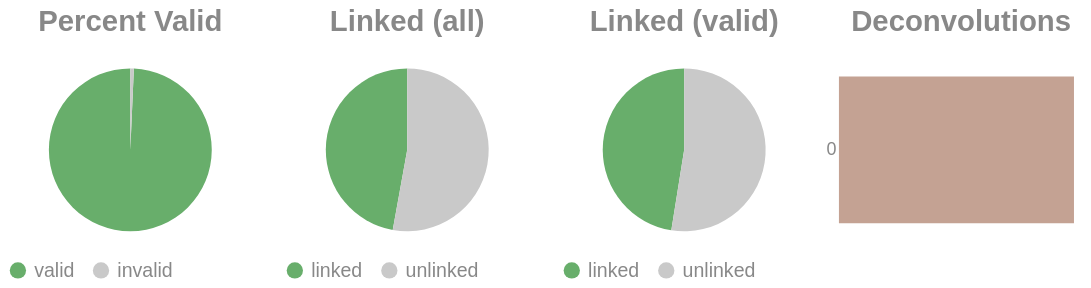

The notebook cell this image was saved under:
### Code cell
if SKIPLR:
    pass
else:
    clash = Counter()
    for i in valids['molecule'].to_list():
        _mol = i.split("-")
        if len(_mol) == 1:
            clash.update('0')
        else:
            clash.update(_mol[-1])

    _d = {"deconvolutions": [], 'count': []}
    for k,v in clash.items():
        _d['deconvolutions'].append(k)
        _d['count'].append(v)

    tot_valid = valids['reads'].sum()
    mask = valids['reads'] >= 2
    n_linked_reads = valids.filter(mask)['reads'].sum()
    if n_linked_reads == 0:
        print_html("No linked molecules (>=2 reads) were detected; skipping linked-only distributions.")
        SKIPLR = True
    else:
        perc_valid = round(tot_valid / n_reads, 4)
        linked_perc_abs = round(n_linked_reads / n_reads, 4)
        linked_perc = round(n_linked_reads / tot_valid, 4)

    _valid = pl.DataFrame({"valids": ['valid', 'invalid'], "count": [tot_valid, n_reads - tot_valid]})
    _linked_abs = pl.DataFrame({"linked (absolute)": ['linked', 'unlinked'], "count": [n_linked_reads, n_reads - n_linked_reads]})
    _linked_rel = pl.DataFrame({"linked (valids)": ['linked', 'unlinked'], "count": [n_linked_reads, tot_valid - n_linked_reads]})

    (
        alt.hconcat(
            piechart(_valid, goodval = 'valid', title = "Percent Valid"),
            piechart(_linked_abs, goodval = "linked", title =  "Linked (all)"),
            piechart(_linked_rel, goodval = "linked", title =  "Linked (valid)"),
            convolutionbar(pl.DataFrame(_d), title = "Deconvolutions"),
            center = True,
            bounds = 'flush'
        )
        .resolve_scale(color='independent')
        .resolve_legend('independent')
        .properties(usermeta={'embedOptions': {"actions": False}})
    ).display()

### Figure 1 — Vega-Lite specification as saved in the notebook (floating-point values rounded to 4 significant figures)
{"width": "container", "height": 400, "config": {"title": {"anchor": "start", "dy": -15, "fontSize": 18, "color": "#888888", "subtitleColor": "#888888", "subtitleFontSize": 14}, "arc": {"fill": "#0072B2"}, "axis": {"domainColor": "#888888", "domainWidth": 0.5, "gridWidth": 0.2, "grid": false, "titleFontWeight": 400, "titleFontSize": 15, "labelFontSize": 11, "labelColor": "#888888", "tickColor": "#888888", "tickWidth": 0.2, "titleColor": "#888888"}, "axisBand": {"grid": false}, "axisX": {"grid": true, "tickSize": 10, "domainCap": "round"}, "axisY": {"domain": false, "grid": true, "tickSize": 0, "domainCap": "round"}, "background": "transparent", "header": {"labelFontSize": 15, "labelColor": "#888888", "titleFontSize": 15, "titleFontWeight": 600, "titleColor": "#888888"}, "legend": {"labelFont": "sans-serif", "labelFontSize": 12, "labelColor": "#888888", "symbolSize": 100, "symbolType": "circle", "titleFontSize": 12, "titlePadding": 10, "titleColor": "#888888", "title": null}, "range": {"category": ["#E69F00", "#56B4E9", "#009E73", "#F0E442", "#0072B2", "#D55E00", "#CC79A7", "#000000"], "diverging": ["#cfe8f3", "#a2d4ec", "#73bfe2", "#46abdb", "#1696d2", "#12719e"]}, "area": {"fill": "#0072B2", "fillOpacity": 0.7, "line": true, "strokeOpacity": 0.7}, "line": {"color": "#0072B2", "stroke": "#0072B2", "strokeWidth": 2}, "trail": {"color": "#0072B2", "stroke": "#0072B2", "strokeWidth": 0, "size": 1}, "point": {"filled": true, "fillOpacity": 1.0, "size": 95}, "text": {"color": "#888888", "fontSize": 11, "align": "right", "fontWeight": 400, "size": 11}, "bar": {"fill": "#0072B2", "stroke": null}, "view": {"stroke": null, "continuousWidth": 660, "continuousHeight": 400}}, "hconcat": [{"data": {"name": "data-6444775628006bfcc2b0f1307f0a1109"}, "mark": {"type": "arc"}, "encoding": {"color": {"field": "valids", "legend": {"orient": "bottom", "title": null}, "scale": {"domain": ["valid", "invalid"], "range": ["#68ae6b", "#C9C9C9"]}, "title": "Valids", "type": "nominal"}, "theta": {"field": "count", "type": "quantitative"}, "tooltip": [{"field": "valids", "title": "Valids", "type": "ordinal"}, {"field": "percent", "format": ".2%", "title": "Percent", "type": "quantitative"}, {"field": "count", "title": "Count", "type": "quantitative"}]}, "height": 100, "title": {"text": "Percent Valid", "align": "center", "anchor": "middle"}, "transform": [{"calculate": "datum.count / 8923029", "as": "percent"}], "width": 150}, {"data": {"name": "data-6a6ec5e1f5afdecc3ed316de817df116"}, "mark": {"type": "arc"}, "encoding": {"color": {"field": "linked (absolute)", "legend": {"orient": "bottom", "title": null}, "scale": {"domain": ["linked", "unlinked"], "range": ["#68ae6b", "#C9C9C9"]}, "title": "Linked (Absolute)", "type": "nominal"}, "theta": {"field": "count", "type": "quantitative"}, "tooltip": [{"field": "linked (absolute)", "title": "Linked (Absolute)", "type": "ordinal"}, {"field": "percent", "format": ".2%", "title": "Percent", "type": "quantitative"}, {"field": "count", "title": "Count", "type": "quantitative"}]}, "height": 100, "title": {"text": "Linked (all)", "align": "center", "anchor": "middle"}, "transform": [{"calculate": "datum.count / 8923029", "as": "percent"}], "width": 150}, {"data": {"name": "data-869bc525f9d95d88a7cb6ffc524fd490"}, "mark": {"type": "arc"}, "encoding": {"color": {"field": "linked (valids)", "legend": {"orient": "bottom", "title": null}, "scale": {"domain": ["linked", "unlinked"], "range": ["#68ae6b", "#C9C9C9"]}, "title": "Linked (Valids)", "type": "nominal"}, "theta": {"field": "count", "type": "quantitative"}, "tooltip": [{"field": "linked (valids)", "title": "Linked (Valids)", "type": "ordinal"}, {"field": "percent", "format": ".2%", "title": "Percent", "type": "quantitative"}, {"field": "count", "title": "Count", "type": "quantitative"}]}, "height": 100, "title": {"text": "Linked (valid)", "align": "center", "anchor": "middle"}, "transform": [{"calculate": "datum.count / 8860898", "as": "percent"}], "width": 150}, {"data": {"name": "data-c6510d6c3f7435c3663df146f4a517f5"}, "mark": {"type": "bar"}, "encoding": {"color": {"field": "deconvolutions", "legend": null, "scale": {"scheme": "lightgreyred"}, "type": "nominal"}, "tooltip": [{"field": "deconvolutions", "title": "Deconvolutions", "type": "ordinal"}, {"field": "percent", "format": ".2%", "title": "Percent", "type": "quantitative"}, {"field": "count", "title": "Count", "type": "quantitative"}], "x": {"axis": null, "field": "count", "type": "quantitative"}, "y": {"field": "deconvolutions", "sort": "ascending", "title": null, "type": "nominal"}}, "height": 100, "title": {"text": "Deconvolutions", "align": "center", "anchor": "middle"}, "transform": [{"calculate": "datum.count / 6252177", "as": "percent"}], "width": 150}], "bounds": "flush", "center": true, "resolve": {"legend": {"angle": "independent"}, "scale": {"color": "independent"}}, "usermeta": {"embedOptions": {"actions": false}}, "$schema": "https://vega.github.io/schema/vega-lite/v6.1.0.json", "datasets": {"data-6444775628006bfcc2b0f1307f0a1109": [{"valids": "valid", "count": 8860898}, {"valids": "invalid", "count": 62131}], "data-6a6ec5e1f5afdecc3ed316de817df116": [{"linked (absolute)": "linked", "count": 4206758}, {"linked (absolute)": "unlinked", "count": 4716271}], "data-869bc525f9d95d88a7cb6ffc524fd490": [{"linked (valids)": "linked", "count": 4206758}, {"linked (valids)": "unlinked", "count": 4654140}], "data-c6510d6c3f7435c3663df146f4a517f5": [{"deconvolutions": "0", "count": 6252177}]}}
